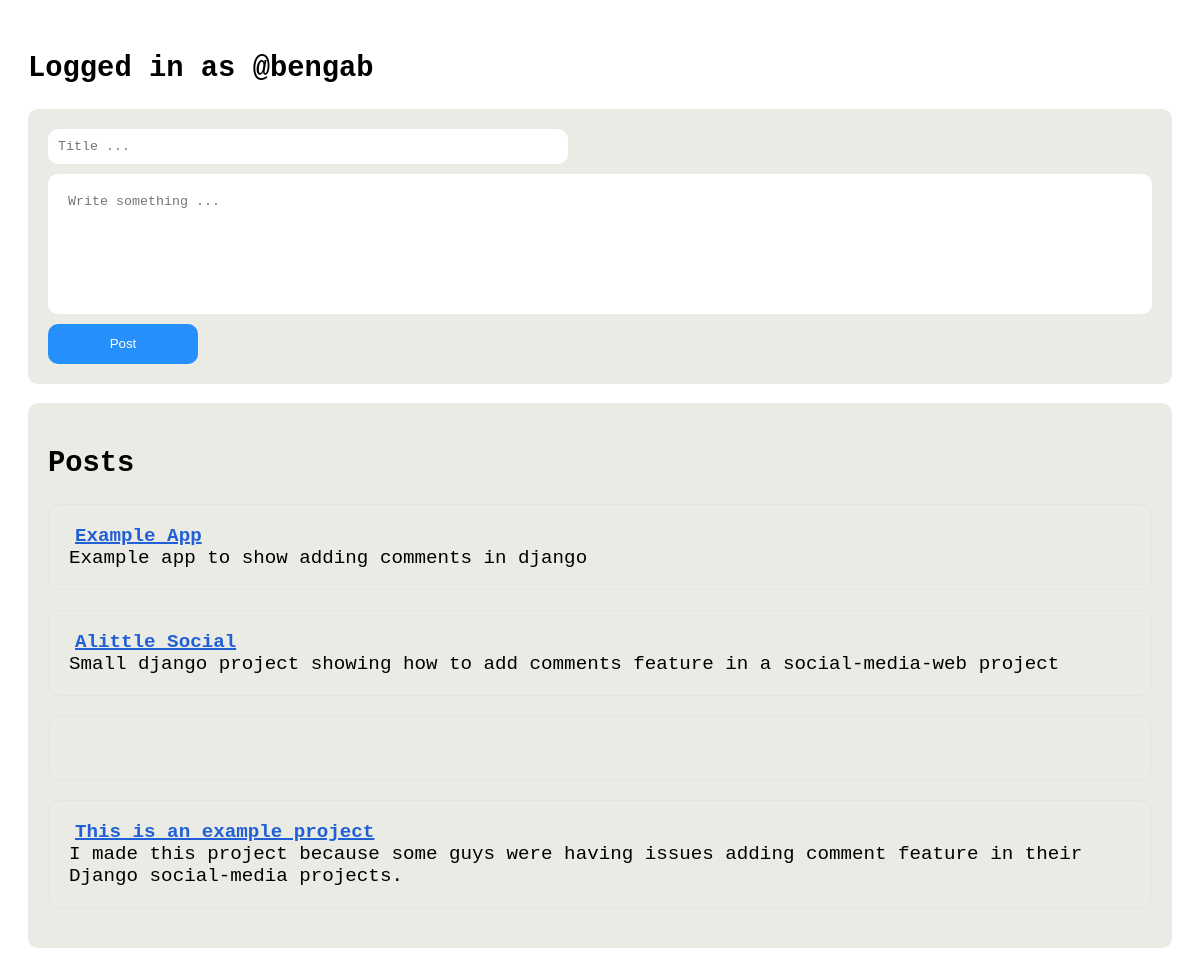
The app's page / (signed in) with its own data.
### socialapp/models.py (models this page shows)
class Post(models.Model):
    unique_id = models.CharField(max_length=50,null=True)
    title = models.CharField(max_length=100)
    body = models.CharField(max_length=1000)
    created_at = models.DateTimeField(auto_now=True)
    author  = models.ForeignKey(User,on_delete=models.CASCADE)

### socialapp/views.py (the view, shortened to what this page needs)
# urls.py: path('', index, name="index"),
@login_required(login_url="/login")
def index(request):
    if request.method == "GET":
        return render(request, "index.html", context={
            "posts": Post.objects.all()
        })

### templates/index.html (shortened to what this page needs)
{% extends 'base.html' %}
{% block body %}
    <section class="main-content">
        {% if user.is_authenticated %}
            <h2>Logged in as <span>@{{user.username}}</span></h2>
            <div class="create-post-container">
                <form action="/" method="post">
                    <input name="post-title" placeholder="Title ..." class="input-title">
                    <textarea name="post-body" placeholder="Write something ..."></textarea>
                    <input type="submit" value="Post" class="action-btn">
                </form>
            </div>
            <div class="all-posts-container">
                {% if posts %}
                    <ul>
                        <h2>Posts</h2>
                        {% for post in posts %}
                            <li class="post-item">
                                <div class="header">
                                    <a href="/post/{{post.unique_id}}">
                                        <span class="bg-color">{{post.title}}</span>
                                    </a>
                                </div>
                                <div class="body">
                                    <span>{{post.body}}</span>
                                </div>
                            </li>
                        {% endfor %}
                    </ul>
                {% else %}
                    <div>
                        <h2>No posts available !</h2>
                    </div>
                {% endif %}
            </div>
        {% else %}
            <h2>Please <a href="/login">login</a> to access this page</h2>
        {% endif %}
    </section>
{% endblock body %}

### static/main.css (style rules this page uses)
body { font-family: monospace; font-size:1.2rem; }
.all-posts-container ul { padding: 20px; background-color: #eaebe4; list-style: none; border-radius:10px; }
.create-post-container { padding: 20px; background-color: #eaebe4; border-radius: 10px; }
.create-post-container form { display: flex; gap: 10px; flex-direction: column; }
.action-btn { padding: 10px; outline: none; border: none; color: white; background-color: #007effd6; border-radius: 10px; max-width: max-content; min-width: 150px; height: 40px; transition:0.3s; }
.input-title { max-width:500px; padding:10px; outline:none; border:none; font-family:monospace; border-radius:10px; }
.post-item { padding: 20px; border-radius: 10px; transition: 0.3s; margin-bottom: 20px; border: 1px solid #c1b7b71c; }
.bg-color { color: #205fd5; padding: 3px 6px; border-radius: 10px; font-weight: bold; }
textarea { min-height:100px; min-width:300px; padding:20px; outline:none; border:none; border-radius:10px; resize:none; }
a { text-decoration-thickness: 2px; text-decoration-color: #205fd5; }
.main-content { padding:20px; }

### records on screen
Post: title "Example App", body "Example app to show adding comments in django"
Post: title "Alittle Social", body "Small django project showing how to add comments feature in a social-media-web project"
Post: title "This is an example project", body "I made this project because some guys were having issues adding comment feature in their Django social-media projects."

### other values on screen
{{ user.username }} "bengab"
